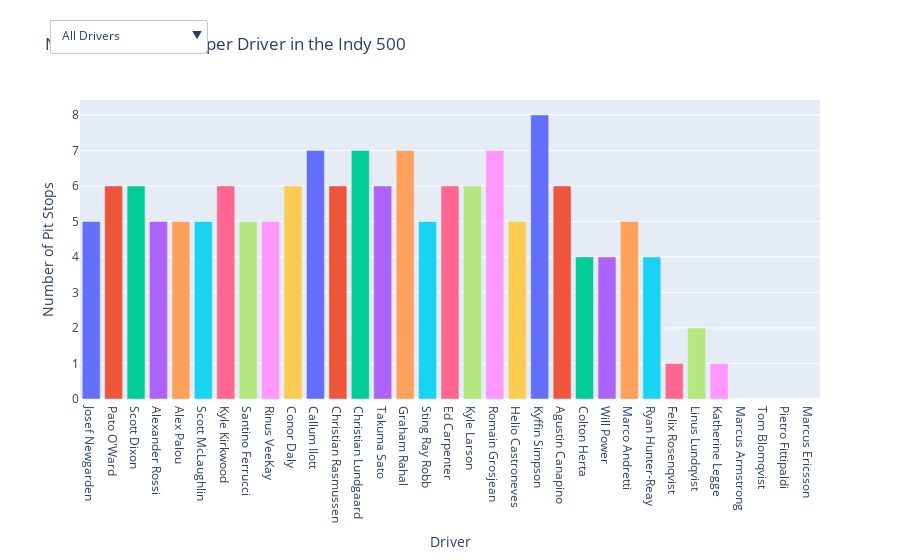

The code cell stored with this chart in its notebook:
### Code cell
import plotly.graph_objects as go

# Filter the dataframe to only include Indy 500 data
df_filtered_indy500 = race_result_df[race_result_df['City'] == 'indy500']

fig = go.Figure()

# Get a list of unique drivers from the dataframe
drivers = df_filtered_indy500['Driver'].unique()


for driver in drivers:
    fig.add_trace(go.Bar(
        x=[driver],  
        y=df_filtered_indy500[df_filtered_indy500['Driver'] == driver]['Pit stop'],
        name=driver 
    ))

# Filter by driver with a dropdown menu
dropdown_buttons = [
    {
        'label': 'All Drivers',
        'method': 'update',
        'args': [{'visible': [True] * len(drivers)}, 
                 {'title': 'Number of Pit Stops for Drivers in Indy 500'}]
    }
] + [
    {
        'label': driver,
        'method': 'update',
        'args': [{'visible': [(d == driver) for d in drivers]},  
                 {'title': f'Number of Pit Stops for {driver} in Indy 500'}]
    }
    for driver in drivers
]

# Add the dropdown menu to the layout
fig.update_layout(
    updatemenus=[
        {
            'buttons': dropdown_buttons,
            'direction': 'down',
            'showactive': True,
            'x': 0.17,  
            'y': 1.27
        }
    ],
    title='Number of Pit Stops per Driver in the Indy 500',
    xaxis_title='Driver',
    yaxis_title='Number of Pit Stops',
    showlegend=False  
)

# Show the figure
fig.show()

### Figure 1 — Plotly figure (JSON) as saved in the notebook; plotly's stock layout.template omitted (floating-point values rounded to 4 significant figures)
{"data": [{"name": "Josef Newgarden", "type": "bar", "x": ["Josef Newgarden"], "y": [5]}, {"name": "Pato O'Ward", "type": "bar", "x": ["Pato O'Ward"], "y": [6]}, {"name": "Scott Dixon", "type": "bar", "x": ["Scott Dixon"], "y": [6]}, {"name": "Alexander Rossi", "type": "bar", "x": ["Alexander Rossi"], "y": [5]}, {"name": "Alex Palou", "type": "bar", "x": ["Alex Palou"], "y": [5]}, {"name": "Scott McLaughlin", "type": "bar", "x": ["Scott McLaughlin"], "y": [5]}, {"name": "Kyle Kirkwood", "type": "bar", "x": ["Kyle Kirkwood"], "y": [6]}, {"name": "Santino Ferrucci", "type": "bar", "x": ["Santino Ferrucci"], "y": [5]}, {"name": "Rinus VeeKay", "type": "bar", "x": ["Rinus VeeKay"], "y": [5]}, {"name": "Conor Daly", "type": "bar", "x": ["Conor Daly"], "y": [6]}, {"name": "Callum Ilott", "type": "bar", "x": ["Callum Ilott"], "y": [7]}, {"name": "Christian Rasmussen", "type": "bar", "x": ["Christian Rasmussen"], "y": [6]}, {"name": "Christian Lundgaard", "type": "bar", "x": ["Christian Lundgaard"], "y": [7]}, {"name": "Takuma Sato", "type": "bar", "x": ["Takuma Sato"], "y": [6]}, {"name": "Graham Rahal", "type": "bar", "x": ["Graham Rahal"], "y": [7]}, {"name": "Sting Ray Robb", "type": "bar", "x": ["Sting Ray Robb"], "y": [5]}, {"name": "Ed Carpenter", "type": "bar", "x": ["Ed Carpenter"], "y": [6]}, {"name": "Kyle Larson", "type": "bar", "x": ["Kyle Larson"], "y": [6]}, {"name": "Romain Grosjean", "type": "bar", "x": ["Romain Grosjean"], "y": [7]}, {"name": "Helio Castroneves", "type": "bar", "x": ["Helio Castroneves"], "y": [5]}, {"name": "Kyffin Simpson", "type": "bar", "x": ["Kyffin Simpson"], "y": [8]}, {"name": "Agustin Canapino", "type": "bar", "x": ["Agustin Canapino"], "y": [6]}, {"name": "Colton Herta", "type": "bar", "x": ["Colton Herta"], "y": [4]}, {"name": "Will Power", "type": "bar", "x": ["Will Power"], "y": [4]}, {"name": "Marco Andretti", "type": "bar", "x": ["Marco Andretti"], "y": [5]}, {"name": "Ryan Hunter-Reay", "type": "bar", "x": ["Ryan Hunter-Reay"], "y": [4]}, {"name": "Felix Rosenqvist", "type": "bar", "x": ["Felix Rosenqvist"], "y": [1]}, {"name": "Linus Lundqvist", "type": "bar", "x": ["Linus Lundqvist"], "y": [2]}, {"name": "Katherine Legge", "type": "bar", "x": ["Katherine Legge"], "y": [1]}, {"name": "Marcus Armstrong", "type": "bar", "x": ["Marcus Armstrong"], "y": [0]}, {"name": "Tom Blomqvist", "type": "bar", "x": ["Tom Blomqvist"], "y": [0]}, {"name": "Pietro Fittipaldi", "type": "bar", "x": ["Pietro Fittipaldi"], "y": [0]}, {"name": "Marcus Ericsson", "type": "bar", "x": ["Marcus Ericsson"], "y": [0]}], "layout": {"autosize": true, "showlegend": false, "title": {"text": "Number of Pit Stops per Driver in the Indy 500"}, "updatemenus": [{"buttons": [{"args": [{"visible": [true, true, true, true, true, true, true, true, true, true, true, true, true, true, true, true, true, true, true, true, true, true, true, true, true, true, true, true, true, true, true, true, true]}, {"title": "Number of Pit Stops for Drivers in Indy 500"}], "label": "All Drivers", "method": "update"}, {"args": [{"visible": [true, false, false, false, false, false, false, false, false, false, false, false, false, false, false, false, false, false, false, false, false, false, false, false, false, false, false, false, false, false, false, false, false]}, {"title": "Number of Pit Stops for Josef Newgarden in Indy 500"}], "label": "Josef Newgarden", "method": "update"}, {"args": [{"visible": [false, true, false, false, false, false, false, false, false, false, false, false, false, false, false, false, false, false, false, false, false, false, false, false, false, false, false, false, false, false, false, false, false]}, {"title": "Number of Pit Stops for Pato O'Ward in Indy 500"}], "label": "Pato O'Ward", "method": "update"}, {"args": [{"visible": [false, false, true, false, false, false, false, false, false, false, false, false, false, false, false, false, false, false, false, false, false, false, false, false, false, false, false, false, false, false, false, false, false]}, {"title": "Number of Pit Stops for Scott Dixon in Indy 500"}], "label": "Scott Dixon", "method": "update"}, {"args": [{"visible": [false, false, false, true, false, false, false, false, false, false, false, false, false, false, false, false, false, false, false, false, false, false, false, false, false, false, false, false, false, false, false, false, false]}, {"title": "Number of Pit Stops for Alexander Rossi in Indy 500"}], "label": "Alexander Rossi", "method": "update"}, {"args": [{"visible": [false, false, false, false, true, false, false, false, false, false, false, false, false, false, false, false, false, false, false, false, false, false, false, false, false, false, false, false, false, false, false, false, false]}, {"title": "Number of Pit Stops for Alex Palou in Indy 500"}], "label": "Alex Palou", "method": "update"}, {"args": [{"visible": [false, false, false, false, false, true, false, false, false, false, false, false, false, false, false, false, false, false, false, false, false, false, false, false, false, false, false, false, false, false, false, false, false]}, {"title": "Number of Pit Stops for Scott McLaughlin in Indy 500"}], "label": "Scott McLaughlin", "method": "update"}, {"args": [{"visible": [false, false, false, false, false, false, true, false, false, false, false, false, false, false, false, false, false, false, false, false, false, false, false, false, false, false, false, false, false, false, false, false, false]}, {"title": "Number of Pit Stops for Kyle Kirkwood in Indy 500"}], "label": "Kyle Kirkwood", "method": "update"}, {"args": [{"visible": [false, false, false, false, false, false, false, true, false, false, false, false, false, false, false, false, false, false, false, false, false, false, false, false, false, false, false, false, false, false, false, false, false]}, {"title": "Number of Pit Stops for Santino Ferrucci in Indy 500"}], "label": "Santino Ferrucci", "method": "update"}, {"args": [{"visible": [false, false, false, false, false, false, false, false, true, false, false, false, false, false, false, false, false, false, false, false, false, false, false, false, false, false, false, false, false, false, false, false, false]}, {"title": "Number of Pit Stops for Rinus VeeKay in Indy 500"}], "label": "Rinus VeeKay", "method": "update"}, {"args": [{"visible": [false, false, false, false, false, false, false, false, false, true, false, false, false, false, false, false, false, false, false, false, false, false, false, false, false, false, false, false, false, false, false, false, false]}, {"title": "Number of Pit Stops for Conor Daly in Indy 500"}], "label": "Conor Daly", "method": "update"}, {"args": [{"visible": [false, false, false, false, false, false, false, false, false, false, true, false, false, false, false, false, false, false, false, false, false, false, false, false, false, false, false, false, false, false, false, false, false]}, {"title": "Number of Pit Stops for Callum Ilott in Indy 500"}], "label": "Callum Ilott", "method": "update"}, {"args": [{"visible": [false, false, false, false, false, false, false, false, false, false, false, true, false, false, false, false, false, false, false, false, false, false, false, false, false, false, false, false, false, false, false, false, false]}, {"title": "Number of Pit Stops for Christian Rasmussen in Indy 500"}], "label": "Christian Rasmussen", "method": "update"}, {"args": [{"visible": [false, false, false, false, false, false, false, false, false, false, false, false, true, false, false, false, false, false, false, false, false, false, false, false, false, false, false, false, false, false, false, false, false]}, {"title": "Number of Pit Stops for Christian Lundgaard in Indy 500"}], "label": "Christian Lundgaard", "method": "update"}, {"args": [{"visible": [false, false, false, false, false, false, false, false, false, false, false, false, false, true, false, false, false, false, false, false, false, false, false, false, false, false, false, false, false, false, false, false, false]}, {"title": "Number of Pit Stops for Takuma Sato in Indy 500"}], "label": "Takuma Sato", "method": "update"}, {"args": [{"visible": [false, false, false, false, false, false, false, false, false, false, false, false, false, false, true, false, false, false, false, false, false, false, false, false, false, false, false, false, false, false, false, false, false]}, {"title": "Number of Pit Stops for Graham Rahal in Indy 500"}], "label": "Graham Rahal", "method": "update"}, {"args": [{"visible": [false, false, false, false, false, false, false, false, false, false, false, false, false, false, false, true, false, false, false, false, false, false, false, false, false, false, false, false, false, false, false, false, false]}, {"title": "Number of Pit Stops for Sting Ray Robb in Indy 500"}], "label": "Sting Ray Robb", "method": "update"}, {"args": [{"visible": [false, false, false, false, false, false, false, false, false, false, false, false, false, false, false, false, true, false, false, false, false, false, false, false, false, false, false, false, false, false, false, false, false]}, {"title": "Number of Pit Stops for Ed Carpenter in Indy 500"}], "label": "Ed Carpenter", "method": "update"}, {"args": [{"visible": [false, false, false, false, false, false, false, false, false, false, false, false, false, false, false, false, false, true, false, false, false, false, false, false, false, false, false, false, false, false, false, false, false]}, {"title": "Number of Pit Stops for Kyle Larson in Indy 500"}], "label": "Kyle Larson", "method": "update"}, {"args": [{"visible": [false, false, false, false, false, false, false, false, false, false, false, false, false, false, false, false, false, false, true, false, false, false, false, false, false, false, false, false, false, false, false, false, false]}, {"title": "Number of Pit Stops for Romain Grosjean in Indy 500"}], "label": "Romain Grosjean", "method": "update"}, {"args": [{"visible": [false, false, false, false, false, false, false, false, false, false, false, false, false, false, false, false, false, false, false, true, false, false, false, false, false, false, false, false, false, false, false, false, false]}, {"title": "Number of Pit Stops for Helio Castroneves in Indy 500"}], "label": "Helio Castroneves", "method": "update"}, {"args": [{"visible": [false, false, false, false, false, false, false, false, false, false, false, false, false, false, false, false, false, false, false, false, true, false, false, false, false, false, false, false, false, false, false, false, false]}, {"title": "Number of Pit Stops for Kyffin Simpson in Indy 500"}], "label": "Kyffin Simpson", "method": "update"}, {"args": [{"visible": [false, false, false, false, false, false, false, false, false, false, false, false, false, false, false, false, false, false, false, false, false, true, false, false, false, false, false, false, false, false, false, false, false]}, {"title": "Number of Pit Stops for Agustin Canapino in Indy 500"}], "label": "Agustin Canapino", "method": "update"}, {"args": [{"visible": [false, false, false, false, false, false, false, false, false, false, false, false, false, false, false, false, false, false, false, false, false, false, true, false, false, false, false, false, false, false, false, false, false]}, {"title": "Number of Pit Stops for Colton Herta in Indy 500"}], "label": "Colton Herta", "method": "update"}, {"args": [{"visible": [false, false, false, false, false, false, false, false, false, false, false, false, false, false, false, false, false, false, false, false, false, false, false, true, false, false, false, false, false, false, false, false, false]}, {"title": "Number of Pit Stops for Will Power in Indy 500"}], "label": "Will Power", "method": "update"}, {"args": [{"visible": [false, false, false, false, false, false, false, false, false, false, false, false, false, false, false, false, false, false, false, false, false, false, false, false, true, false, false, false, false, false, false, false, false]}, {"title": "Number of Pit Stops for Marco Andretti in Indy 500"}], "label": "Marco Andretti", "method": "update"}, {"args": [{"visible": [false, false, false, false, false, false, false, false, false, false, false, false, false, false, false, false, false, false, false, false, false, false, false, false, false, true, false, false, false, false, false, false, false]}, {"title": "Number of Pit Stops for Ryan Hunter-Reay in Indy 500"}], "label": "Ryan Hunter-Reay", "method": "update"}, {"args": [{"visible": [false, false, false, false, false, false, false, false, false, false, false, false, false, false, false, false, false, false, false, false, false, false, false, false, false, false, true, false, false, false, false, false, false]}, {"title": "Number of Pit Stops for Felix Rosenqvist in Indy 500"}], "label": "Felix Rosenqvist", "method": "update"}, {"args": [{"visible": [false, false, false, false, false, false, false, false, false, false, false, false, false, false, false, false, false, false, false, false, false, false, false, false, false, false, false, true, false, false, false, false, false]}, {"title": "Number of Pit Stops for Linus Lundqvist in Indy 500"}], "label": "Linus Lundqvist", "method": "update"}, {"args": [{"visible": [false, false, false, false, false, false, false, false, false, false, false, false, false, false, false, false, false, false, false, false, false, false, false, false, false, false, false, false, true, false, false, false, false]}, {"title": "Number of Pit Stops for Katherine Legge in Indy 500"}], "label": "Katherine Legge", "method": "update"}, {"args": [{"visible": [false, false, false, false, false, false, false, false, false, false, false, false, false, false, false, false, false, false, false, false, false, false, false, false, false, false, false, false, false, true, false, false, false]}, {"title": "Number of Pit Stops for Marcus Armstrong in Indy 500"}], "label": "Marcus Armstrong", "method": "update"}, {"args": [{"visible": [false, false, false, false, false, false, false, false, false, false, false, false, false, false, false, false, false, false, false, false, false, false, false, false, false, false, false, false, false, false, true, false, false]}, {"title": "Number of Pit Stops for Tom Blomqvist in Indy 500"}], "label": "Tom Blomqvist", "method": "update"}, {"args": [{"visible": [false, false, false, false, false, false, false, false, false, false, false, false, false, false, false, false, false, false, false, false, false, false, false, false, false, false, false, false, false, false, false, true, false]}, {"title": "Number of Pit Stops for Pietro Fittipaldi in Indy 500"}], "label": "Pietro Fittipaldi", "method": "update"}, {"args": [{"visible": [false, false, false, false, false, false, false, false, false, false, false, false, false, false, false, false, false, false, false, false, false, false, false, false, false, false, false, false, false, false, false, false, true]}, {"title": "Number of Pit Stops for Marcus Ericsson in Indy 500"}], "label": "Marcus Ericsson", "method": "update"}], "direction": "down", "showactive": true, "x": 0.17, "y": 1.27}], "xaxis": {"autorange": true, "range": [-0.5, 32.5], "title": {"text": "Driver"}, "type": "category"}, "yaxis": {"autorange": true, "range": [0, 8.421], "title": {"text": "Number of Pit Stops"}, "type": "linear"}}}
